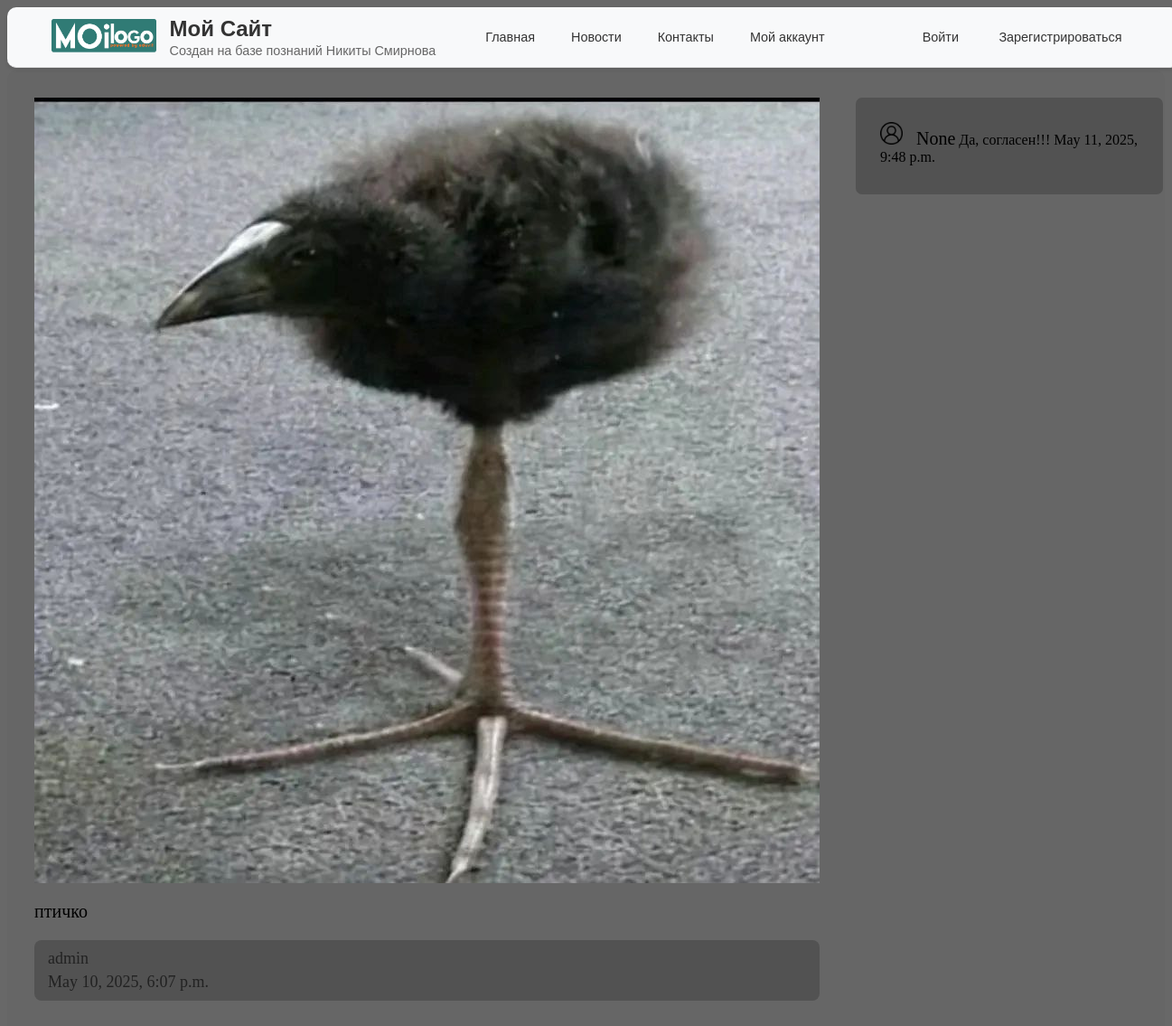
The app's page /mysite/detail/1/, older data.
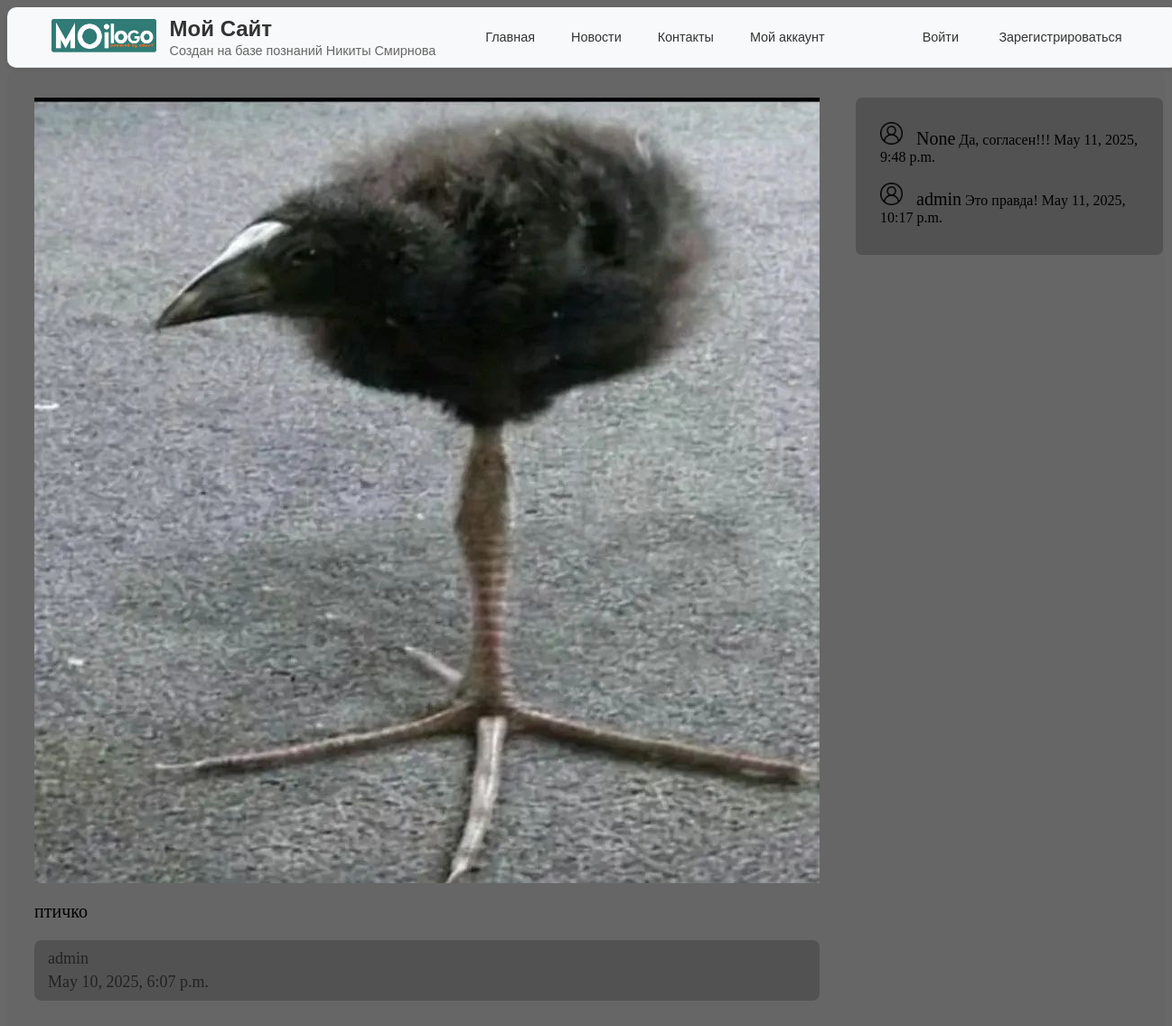
The same page, newer data.
### mysite/models.py (models this page shows, shortened)
class Comment(models.Model):
    blog = models.ForeignKey(BlogPost, on_delete=models.CASCADE, verbose_name="Блог")
    author = models.ForeignKey(User, on_delete=models.CASCADE, verbose_name="Автор", null=True, blank=True)
    text = models.TextField(verbose_name="Текст комментария")
    date_published = models.DateTimeField(default=timezone.now(), verbose_name="Дата публикации")
    class Meta:
        verbose_name = "Комментарий"
        verbose_name_plural = "Комментарии"

### mysite/views.py (the view)
# urls.py: path("detail/<int:pk>/", views.detail, name="blog_detail"),
def detail(request, pk):
    blog = BlogPost.objects.get(pk=pk)
    comments = Comment.objects.filter(blog=blog)
    title = blog.title
    return render(
        request,
        template_name='mysite/blog_detail.html',
        context={"blog": blog, "comments": comments, "title": title}
    )

### mysite/templates/mysite/blog_detail.html (shortened to what this page needs)
{% extends 'mysite/layout.html' %}
{% load static %}
{% block static %}
<link rel="stylesheet" href="{% static 'mysite/css/blog_detail.css' %}">
{% endblock %}
{% block content %}
    <div class="blog_detail">
            <div class="content">
                <img src="{{ blog.image.url}}">
                <div><a>{{ blog.content | linebreaks }}</a></div>
                <div class="blog_info">
                    <a>{{ blog.author }}</a>
                    <a>{{ blog.date_published }}</a>
            </div>
        </div>
        <div class="comments">
            {% if "comments" %}
                {% for comment in comments %}
                    <div class="comment">
                        <a style="font-size: 20"><img src="{% static 'mysite/img/user.png' %}"
                        style="width: 25; margin-right: 10px;">
                            {{ comment.author }}</a>
                        <a>{{ comment.text }}</a>
                        <a style="align-self: flex-end">{{ comment.date_published }}</a>
                    </div>
                {% endfor %}
            {% else %}
                    <a class="no_comments">Комментариев пока нет</a>
            {% endif %}
        </div>
    </div>
{% endblock %}

Row changes from the older to the newer data that the page shows:
added Comment: author "admin", text "Это правда!", date_published "May 11, 2025, 10:17 p.m."
